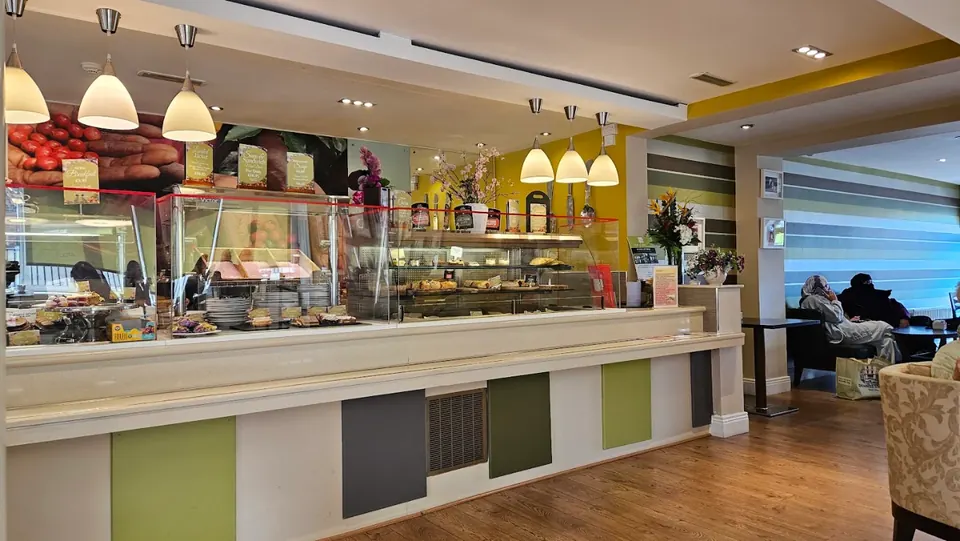
#> input picture assets/img/cg1-hero-interior-960.webp, 960 x 541 px, given in place of bl1.webp, which was not available
$ python build-images.py
#> lines starting #> are read from the running program, lines starting #| are printed output that depends on the picture; pictures that were not available may be replaced by others from this repository, and a replacement may not be noted
#> in main, src is the input picture: PIL image 960x541 RGB; mean R, G, B 138.9, 122, 100.3
#!/usr/bin/env python3
"""Derivative generator for Blondie.

Reads the ten original photographs in assets/img/ and writes AVIF + WebP
derivatives at fixed crop ratios and widths into assets/img/out/.

Crop logic is uniform across the site: every photograph is cropped to one of
three ratios (4:5 portrait, 1:1 square, 16:9 wide) around a declared focal
point, so nothing on the page is an accidental aspect ratio.

Run:  python3 tools/build-images.py
"""
import json
import os
from PIL import Image, ImageEnhance

SRC = "assets/img"
OUT = "assets/img/out"

# name: (focal_x, focal_y) as 0..1 of the source frame.
FOCAL = {
    "bl1":  (0.42, 0.40),   # shopfront + hanging badge sign
    "bl2":  (0.50, 0.52),   # brunch plate
    "bl3":  (0.50, 0.50),   # soup + toastie
    "bl4":  (0.50, 0.50),   # chicken salad
    "bl5":  (0.50, 0.45),   # coffee, table setting
    "bl6":  (0.46, 0.42),   # room, pendant lamps
    "bl7":  (0.50, 0.50),   # red velvet
    "bl8":  (0.50, 0.50),   # cappuccino, latte art
    "bl9":  (0.50, 0.52),   # table spread with flowers
    "bl10": (0.50, 0.48),   # window seat
}

RATIOS = {"4x5": 4 / 5, "1x1": 1.0, "16x9": 16 / 9}

# which ratios each photo is actually used at
PLAN = {
    "bl1":  ["4x5"],
    "bl2":  ["4x5", "1x1"],
    "bl3":  ["4x5", "1x1"],
    "bl4":  ["4x5", "1x1"],
    "bl5":  ["4x5"],
    "bl6":  ["16x9", "4x5"],
    "bl7":  ["4x5", "1x1"],
    "bl8":  ["1x1", "4x5"],
    "bl9":  ["4x5", "16x9"],
    "bl10": ["4x5"],
}

WIDTHS = [420, 640, 900, 1280, 1600]


def crop_to(im, ratio, fx, fy):
    w, h = im.size
    cur = w / h
    if cur > ratio:            # too wide -> trim sides
        nw, nh = int(round(h * ratio)), h
    else:                      # too tall -> trim top/bottom
        nw, nh = w, int(round(w / ratio))
    left = min(max(int(fx * w - nw / 2), 0), w - nw)
    top = min(max(int(fy * h - nh / 2), 0), h - nh)
    return im.crop((left, top, left + nw, top + nh))


def graded(im):
    """One unified grade across the whole set: the source photos are shot under
    mixed overcast daylight and warm tungsten pendants, so we lift warmth
    slightly and pull a touch of contrast to make them read as one shoot."""
    im = ImageEnhance.Color(im).enhance(1.06)
    im = ImageEnhance.Contrast(im).enhance(1.04)
    r, g, b = im.split()
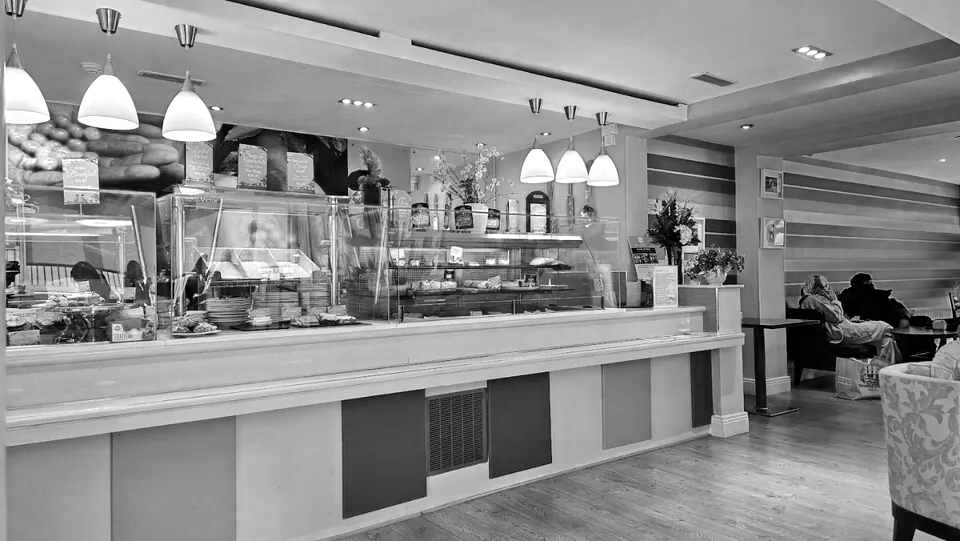
#> r: PIL image 960x541 L; min 0, max 255, mean 139.4
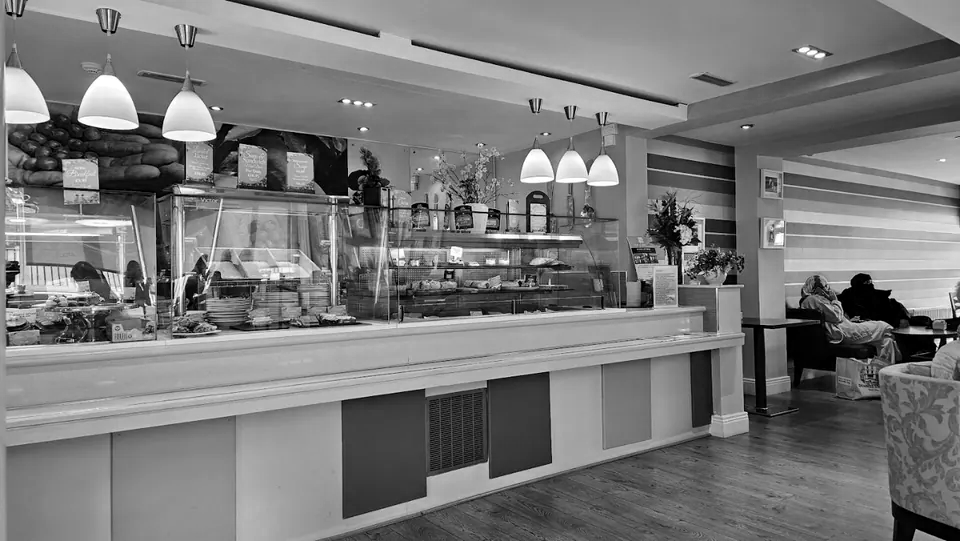
#> g: PIL image 960x541 L; min 0, max 255, mean 120.7
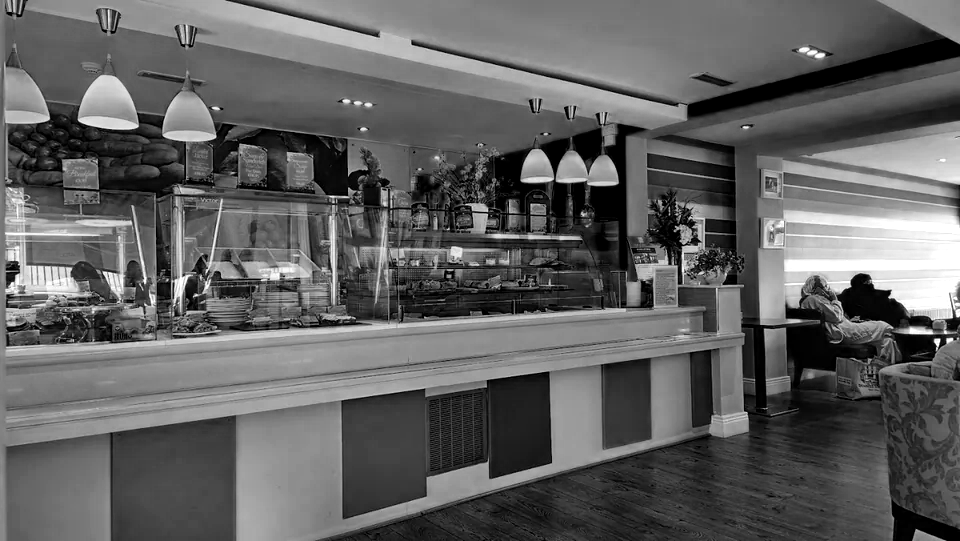
#> b: PIL image 960x541 L; min 0, max 255, mean 96.9
    r = r.point(lambda v: min(255, int(v * 1.015)))
    b = b.point(lambda v: int(v * 0.985))
    return Image.merge("RGB", (r, g, b))


def widths_for(base_w):
    """Every step the source can actually fill, plus its own native width so a
    small original still has a top rung and never 404s a requested size."""
    ws = [w for w in WIDTHS if w <= base_w * 1.02]
    if not ws or ws[-1] < base_w * 0.98:
        ws.append(base_w)
    return sorted(set(ws))


def main():
    os.makedirs(OUT, exist_ok=True)
    manifest = {}
    for name, ratios in PLAN.items():
        src = Image.open(f"{SRC}/{name}.webp").convert("RGB")
        src = graded(src)
        fx, fy = FOCAL[name]
        for rk in ratios:
            base = crop_to(src, RATIOS[rk], fx, fy)
            sizes = []
            for w in widths_for(base.size[0]):
                h = int(round(w / RATIOS[rk]))
                im = base.resize((w, h), Image.LANCZOS)
                stem = f"{OUT}/{name}-{rk}-{w}"
                im.save(f"{stem}.avif", quality=58, speed=4)
                im.save(f"{stem}.webp", quality=76, method=6)
                sizes.append([w, h])
            manifest[f"{name}-{rk}"] = sizes
#> this loop made 1 pass
#> pass 1, in main, `base = crop_to(src, RATIOS[rk], fx, fy)`:
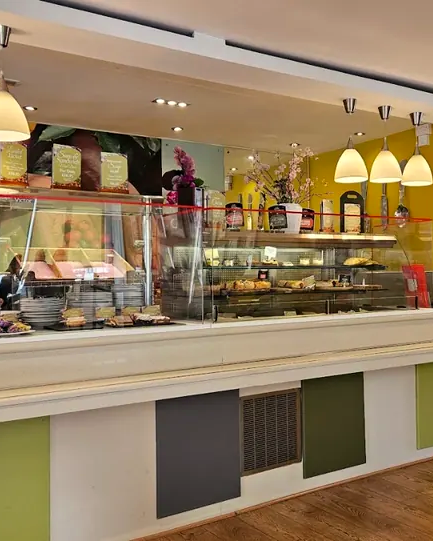
#> base: PIL image 433x541 RGB; mean R, G, B 147.7, 125.6, 95.8
#> pass 1, in main, `im.save(f"{stem}.avif", quality=58, speed=4)`:
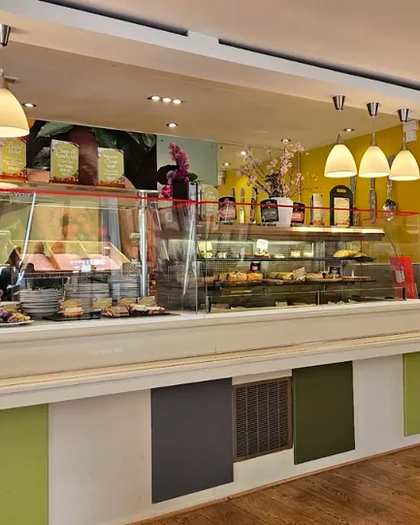
#> saved as bl1-4x5-420.avif: PIL image 420x525 RGB; mean R, G, B 147.7, 125.6, 95.8
#> after the loop, manifest = {'bl1-4x5': [[420, 525], [433, 541]]}
#> pass 2 of the loop in main, `for name, ratios in PLAN.items():`:
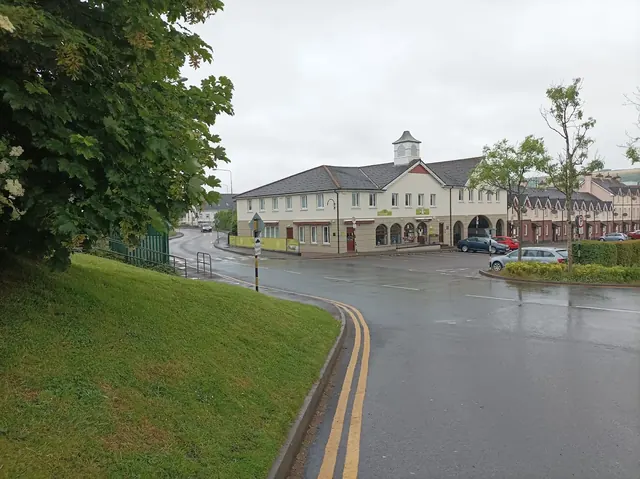
#> input picture assets/img/cg5-street-view-640.webp, 640 x 479 px, given in place of bl2.webp, which was not available
#> in main, src is the input picture: PIL image 640x479 RGB; mean R, G, B 128.2, 133.1, 116.8
#> g: PIL image 640x479 L
#> the loop in main, `for rk in ratios:` made 2 passes
#> pass 1, in main, `base = crop_to(src, RATIOS[rk], fx, fy)`:
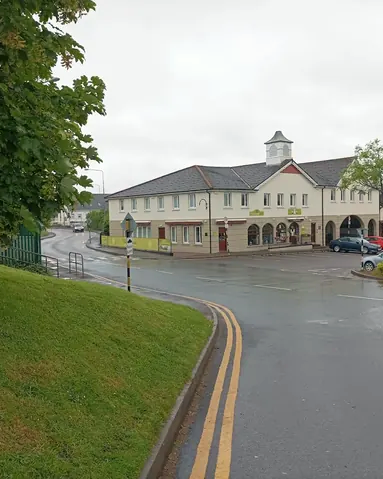
#> base: PIL image 383x479 RGB; mean R, G, B 143.5, 147.5, 127.9
#> pass 2, in main, `im.save(f"{stem}.avif", quality=58, speed=4)`:
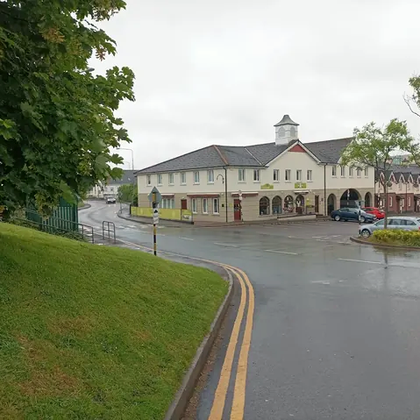
#> saved as bl2-1x1-420.avif: PIL image 420x420 RGB; mean R, G, B 136.2, 140.6, 120.4
#> after the loop in main, `for rk in ratios:`: manifest = {'bl1-4x5': [[420, 525], [433, 541]], 'bl2-4x5': [[383, 479]], 'bl2-1x1': [[420, 420], [479, 479]]}
    with open(f"{OUT}/manifest.json", "w") as fh:
        json.dump(manifest, fh, indent=1, sort_keys=True)
    for k, v in sorted(manifest.items()):
        print(k, [s[0] for s in v])


if __name__ == "__main__":
#> (the run stopped early here; a loop or call above may not have finished)
